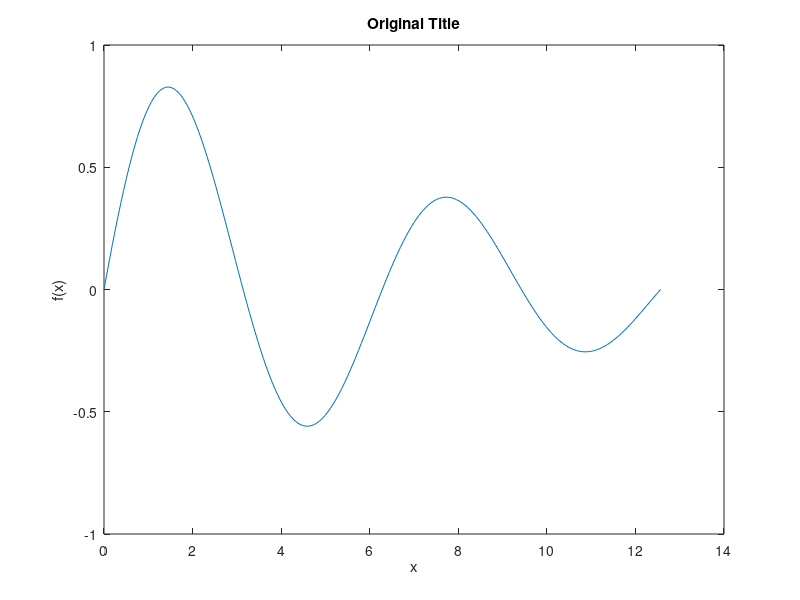

Recreate this plot in MATLAB. (Note: this script raises an error after producing the figure.)
% sol0570_1.m - 5.7 연습문제 1
% 그림을 .fig로 저장하고 다시 열어 제목을 바꾼 뒤 png로 내보낸다.

clear; clc; close all

x = linspace(0, 4*pi, 200);
plot(x, sin(x) .* exp(-x/8))
title("Original Title")
xlabel("x"); ylabel("f(x)")

outDir = tempname; mkdir(outDir);
figFile = fullfile(outDir, "work.fig");
savefig(figFile)
close all

f = openfig(figFile);           % 저장된 그림을 다시 편집할 수 있다
ax = findobj(f, "Type", "axes");
title(ax, "Edited After Reopening")
exportgraphics(f, fullfile(outDir, "work.png"))

dir(outDir)
close(f)
rmdir(outDir, "s");
